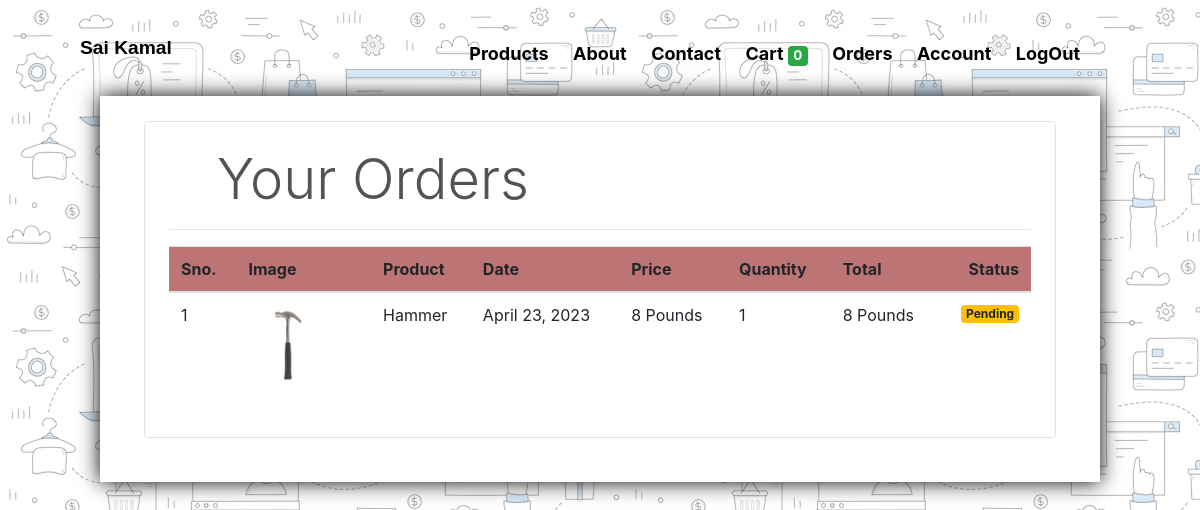
The page /orders (signed in) on the database as committed earlier.
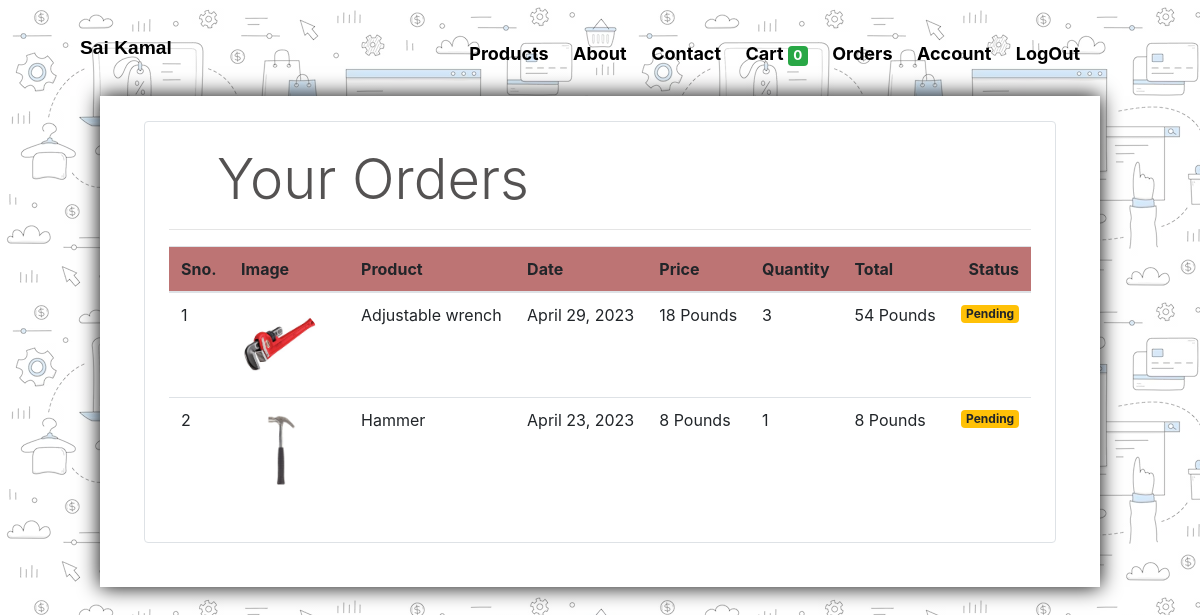
The same page on the database as committed later.
### prateekstore/models/orders.py (models this page shows, shortened)
class Order(models.Model):
    product = models.ForeignKey(Products,
                                on_delete=models.CASCADE)
    customer = models.ForeignKey(Customer,
                                 on_delete=models.CASCADE)
    quantity = models.IntegerField(default=1)
    price = models.IntegerField()
    address = models.CharField (max_length=50, default='', blank=True)
    phone = models.CharField (max_length=50, default='', blank=True)
    date = models.DateField (default=datetime.datetime.today)
    status = models.BooleanField (default=False)
    @staticmethod
    def get_orders_by_customer(customer_id):
        return Order.objects.filter(customer=customer_id).order_by('-date')

### prateekstore/models/product.py (models this page shows, shortened)
class Products(models.Model):
    name = models.CharField(max_length=60)
    price= models.IntegerField(default=0)
    category= models.ForeignKey(Category,on_delete=models.CASCADE,default=1 )
    description= models.CharField(max_length=250, default='', blank=True, null= True)
    image= models.ImageField(upload_to='uploads/products/')

### prateekstore/middlewares/auth.py (the view)
    def middleware(request):
        print(request.session.get('customer'))
        returnUrl = request.META['PATH_INFO']
        print(request.META['PATH_INFO'])
        if not request.session.get('customer'):
           return redirect(f'login?return_url={returnUrl}')
        response = get_response(request)
        return response

### prateekstore/templatetags/custom_filter.py (called while the page is built)
@register.filter(name='currency')
def currency(number):
    return str(number) + " Pounds"

@register.filter(name='multiply')
def multiply(number , number1):
    return number * number1

### prateekstore/views/orders.py (called while the page is built)
    def get(self , request ):
        customer = request.session.get('customer')
        orders = Order.get_orders_by_customer(customer)
        print(orders)
        return render(request , 'orders.html'  , {'orders' : orders})

### prateekstore/templates/orders.html (shortened to what this page needs)
<body class="body">
{% extends 'base2.html' %}
{% block content %}
{% load cart %}
{% load custom_filter %}
<div class="small-container-product">
   <div class="border rounded p-4 m-4">
        <p class="display-4 pl-4 ml-4">Your Orders</p>
        <hr>
        <table class="table">
            <thead>
                <tr>
                    <th>Sno.</th>
                    <th>Image</th>
                    <th>Product</th>
                    <th>Date</th>
                    <th>Price</th>
                    <th>Quantity</th>
                    <th>Total</th>
                    <th>Status</th>
                </tr>
            </thead>
            <tbody>
                {% for order in orders %}
                <tr>
                    <td>{{forloop.counter}}</td>
                    <td><img style="height: 80px;" class="rounded-circle" src="{{order.product.image.url}}" alt=""></td>
                    <td>{{order.product.name}}</td>
                    <td>{{order.date}}</td>
                    <td>{{order.price|currency}}</td>
                    <td>{{order.quantity}}</td>
                    <td>{{order.quantity|multiply:order.price|currency}}</td>
                    {% if order.status %}
                    <td><small class="badge badge-success">Completed</small></td>
                    {%else%}
                    <td><small class="badge badge-warning">Pending</small></td>
                    {% endif %}
                </tr>
                {% endfor %}
                {% endblock %}

### prateekstore/templates/base2.html (shortened to what this page needs)
<!DOCTYPE html>
<html lang="en">
<head>
  <link rel="stylesheet" href="https://maxcdn.bootstrapcdn.com/bootstrap/4.0.0/css/bootstrap.min.css"
 />
  {% load static %}
  <link rel="stylesheet" href="{% static 'style.css' %}" />
</head>
<body>
  <div class="body">
    <div style="width: 100%; display: flex; justify-content: center;">
      <div class="navbar" style="width: 90%;">
        <div class="logo">
          <a href="/" style="text-decoration: none;">
            <text><strong>Sai Kamal</strong></text>
          </a>
        </div>
        <nav>
          <ul id="menuitems">
            <li>
              <a style="text-decoration: none;" href="/products">Products<span class="sr-only">(current)</span></a>
            </li>
            <li>
              <a style="text-decoration: none;" href="/about">About<span class="sr-only">(current)</span></a>
            </li>
            <li>
              <a style="text-decoration: none;" href="/support">Contact<span class="sr-only">(current)</span></a>
            </li>
            <li>
              <a style="text-decoration: none;" href="/cart">Cart
                <span class="badge badge-success">{{request.session.cart.keys|length}}</span></a>
            </li>
            {% if request.session.customer %}
            <li>
              <a style="text-decoration: none;" href="/orders">Orders<span class="sr-only">(current)</span></a>
            </li>
            <li>
              <a style="text-decoration: none;" href="/account">Account<span class="sr-only">(current)</span></a>
            </li>
            <li>
              <a style="text-decoration: none;" href="/logout">LogOut<span class="sr-only">(current)</span></a>
            </li>
            {% endif %}
          </ul>
        </nav>
      </div>
    </div>
  </div>
  {% block content %}
  {% endblock %}
</body>
</html>

### prateekstore/static/style.css (style rules this page uses)
* { margin: 0; padding: 0; box-sizing: border-box; }
.body { background-image: url(back.avif); background: linear-gradient(rgba(255,255,255,0.5), rgba(255,255,255,0.5)), url(back.avif); backface-visibility: visible; }
.logo { border: 10px; color: black , white; font-size: larger; font-family: Arial, Helvetica, sans-serif; }
.navbar { display: flex; align-items: center; padding: 20px; border-radius: 20px; }
nav { flex: 1; text-align: right; padding: 20px; border-radius: 20px; border:10px; }
nav ul { display: inline-block; list-style-type: none; }
nav ul li { list-style: none; display: inline-block; margin-right: 20px; color:#000000; font-size: large; transition: all .3s ease-in-out; }
a { text-decoration: none; color: #000000; font-weight: bold; }
p { color: #545252; }
.small-container-product { background-color: #fff; max-width: 1000px; margin:auto; padding-left:20px; padding-right:20px; padding-top: 1px; padding-bottom: 20px; box-shadow: 0 0 20px 0 rgb(0, 0, 0); }
table { width:100%; }
th { text-align:left; padding:6px; background: rgb(189, 116, 116); }
td { padding:15px 10px; }
td img { width:80px; height:100px; margin-right:15px; }
td:last-child { text-align:right; }
th:last-child { text-align:right; }

Rows that differ between the two databases and show on the page:
added Order: product.image (picture), product.name "Adjustable wrench", date "April 29, 2023", price "18 Pounds", quantity "3", quantity|multiply "54 Pounds", status "Pending"
